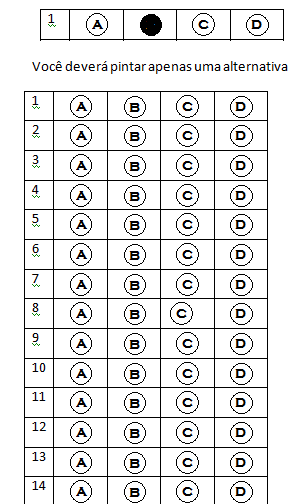
#> input picture lessons/dataset/imgs/gabarito_circular_simples.png, 304 x 504 px
$ jupyter execute patterns-pictures.ipynb
#> lines starting #> are read from the running program, lines starting #| are printed output that depends on the picture; after the words box and inside, x2 and y2 are one past the last pixel; in counts of white or black regions, pixels touching at a corner belong together
# Read-Image

#### Repositório para testes da biblioteca OpenCV,  o projeto destinasse a identificar padrões em imagens

[cell 1]
#importa todas as bibliotecas usadas
import matplotlib.pyplot as plt
import numpy as np
import cv2 as cv

##### Carregar a imagem base das derivadas que serão analisadas

[cell 2]
#Carregando gabarito base em escala de cinza
gBase = cv.imread('dataset/imgs/gabarito_circular_simples.png', cv.IMREAD_GRAYSCALE)
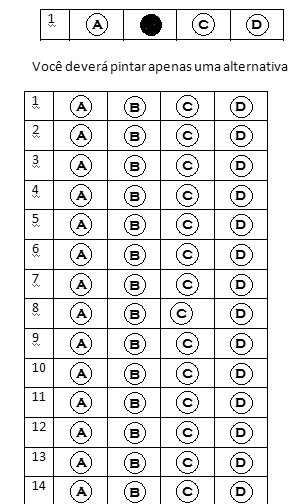
#> gBase: shape (504, 304); min 0, max 255, mean 231

[cell 3]
plt.imshow(gBase)
plt.show()

#### Carregar o gabarito já preenchido

[cell 4]
gPreenchido = cv.imread('dataset/imgs/gabarito_circular_simples_preenchido.png', cv.IMREAD_GRAYSCALE)
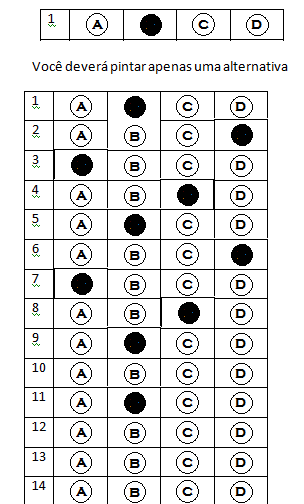
#> input picture lessons/dataset/imgs/gabarito_circular_simples_preenchido.png, 304 x 504 px
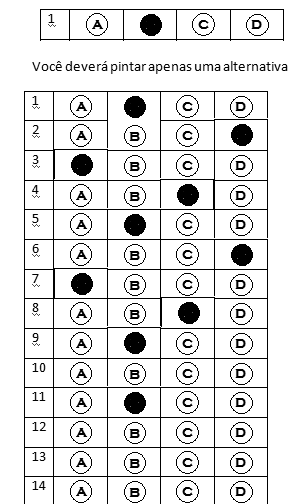
#> gPreenchido: shape (504, 304); min 0, max 255, mean 226.3

[cell 5]
plt.imshow(gPreenchido)
plt.show()

###### Identificando a diferença entre o gabarito base e o preenchido

[cell 6]
gDiferenca = cv.subtract(gBase,gPreenchido) #Identificando as diferenças entre os gabaritos
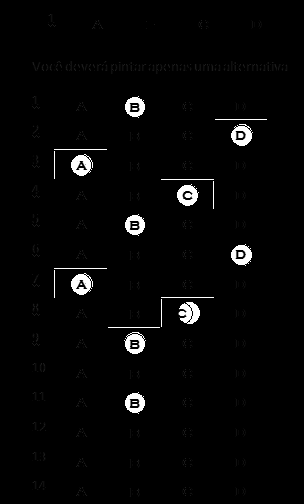
#> gDiferenca: shape (504, 304); min 0, max 255, mean 5.7

[cell 7]
_,gDiferenca = cv.threshold(gDiferenca, 155, 255, cv.THRESH_OTSU) #tornando a diferença uma img binária
#> gDiferenca: shape (504, 304); 2.1% white; 32 white regions (10 under 20 px), largest, box (x1, y1, x2, y2) and area: (179, 302, 200, 324) 317, (177, 184, 199, 206) 301, (71, 154, 93, 176) 300

[cell 8]
kernel = np.ones((5,5),np.uint8) #definindo o quadrado para cobrir as falhas

[cell 9]
gDiferencaClose = cv.morphologyEx(gDiferenca,
                                  cv.MORPH_CLOSE,
                                  kernel) #cobrindo as falhas existentes na img diferença
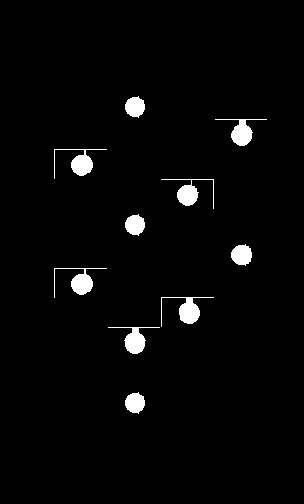
#> gDiferencaClose: shape (504, 304); 2.6% white; 10 white regions, largest, box (x1, y1, x2, y2) and area: (161, 297, 214, 327) 477, (54, 149, 107, 179) 453, (54, 268, 107, 298) 453

[cell 10]
plt.imshow(gDiferencaClose)
plt.show()

Após identificar a diferença entre os gabaritos, os mesmos podem ser analisados para identificar qual a questão corresponde a marcada

[cell 11]
def find_shapes(img):
    # Configuração dos parâmetros do SimpleBlobDetector.
    params = cv.SimpleBlobDetector_Params()

    # Alterar limites
    params.minThreshold = 100;
    params.maxThreshold = 5000;

    # Filtrar por Área.
    params.filterByArea = True
    params.minArea = 20

    # Filtrar por Circularidade
    params.filterByCircularity = False
    params.minCircularity = 0.785

    # Filtrar por convexidade
    params.filterByConvexity = False
    params.minConvexity = 0.87

    # Filtrar por Inércia
    params.filterByInertia = True
    params.minInertiaRatio = 0.01

    # Criando o detector baseado na versão do CV
    is_cv3 = cv.__version__.startswith("3.")
    if is_cv3:
        detector = cv.SimpleBlobDetector_create()
    else:
        detector = cv.SimpleBlobDetector()

    #Detectando corpos
    keypoints = detector.detect(img)
#> keypoints = ()

    # Criando nova imagem com os elementos identificandos pelo detector
    im_with_keypoints = cv.drawKeypoints(img, keypoints, np.array([]),
            (0,0,255), cv.DRAW_MATCHES_FLAGS_DRAW_RICH_KEYPOINTS)
    cv.imwrite("dataset/imgs/identificadas/shapes.jpg", im_with_keypoints);

[cell 12]
find_shapes(gDiferenca)

[cell 13]
img = cv.imread('dataset/imgs/identificadas/shapes.jpg', cv.IMREAD_GRAYSCALE)
#> img: shape (504, 304); min 0, max 255, mean 5.5
plt.imshow(img)
plt.show()

Foi possivei identificar que muitos elementos além das possíveis respostas são identificadas, por isso a imagem deve ser refinada, podendo assim identificar pontos centrais das respostas

[cell 14]
gDiferencaLimpa = cv.erode(gDiferencaClose, kernel, iterations=2) #refinando a aproximação do ponto
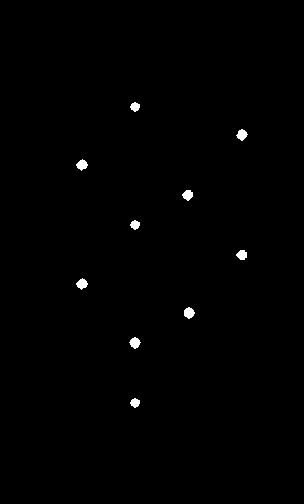
#> gDiferencaLimpa: shape (504, 304); 0.54% white; 10 white regions, largest, box (x1, y1, x2, y2) and area: (184, 307, 195, 319) 93, (129, 337, 141, 349) 91, (236, 129, 248, 141) 88
